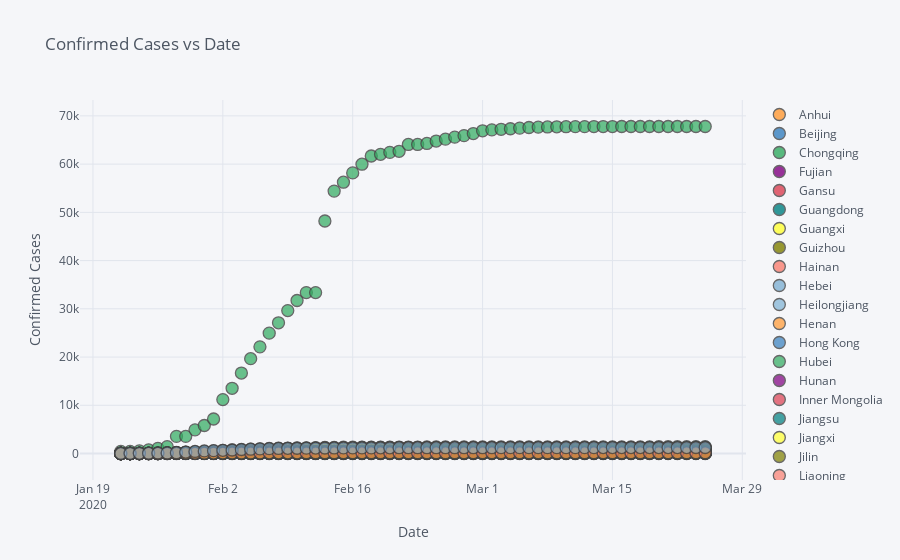

Write notebook code for a chart like this one.
### Code cell
China.iplot(
    x='Date',
    y='ConfirmedCases',
    categories='Province_State',
    xTitle='Date',
    yTitle='Confirmed Cases',
    title='Confirmed Cases vs Date')
